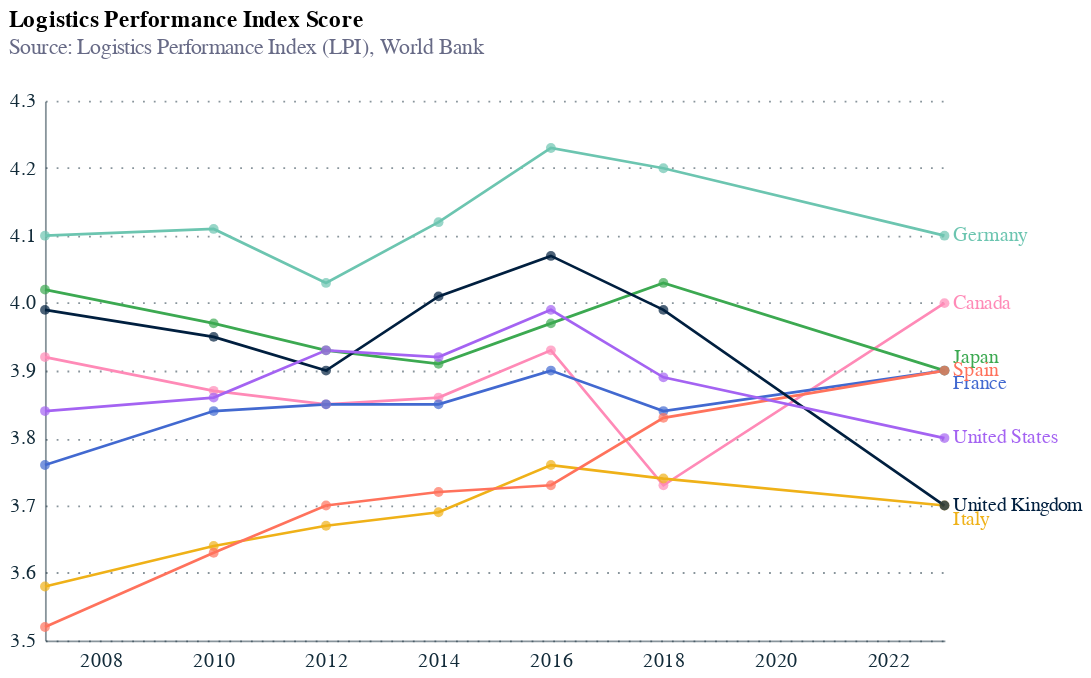

Notebook cell for this chart:
### Code cell
chart = alt.Chart(df20).mark_line().encode(
    x=alt.X('Year:T', title=''),
    y=alt.Y('Score:Q', title='', scale=alt.Scale(domain=[3.5, 4.3])),
    color=alt.Color('Country:N', legend=None, scale=alt.Scale(domain=["United Kingdom", "France", "Italy", "Spain", "Germany", "Japan", "Canada", "United States"], range=["#001f3f", "#4269d0", "#efb118", "#ff725c", "#6cc5b0", "#3ca951", "#ff8ab7", "#a463f2", "#97bbf5", "#9c6b4e"] 
    )),
    size=alt.condition(
        alt.datum.Country == " United Kingdom",
        alt.value(1.5),  
        alt.value(1.5)  
    ),
    strokeDash=alt.condition(
        alt.datum.Country == " United Kingdom",
        alt.value([0, 0]),
        alt.value([0])   
    )
).properties(
    width=500,
    height=300,
    title={
        "text": "Logistics Performance Index Score",
        "anchor": "start",
        "subtitle": [ "Source: Logistics Performance Index (LPI), World Bank", ""],
        "subtitleColor": "#676A86"})

points = alt.Chart(df20).mark_point(filled=True, size=30).encode(
    x=alt.X('Year:T'),
    y=alt.Y('Score:Q'),
    color=alt.Color('Country:N', legend=None)
)
text = alt.Chart(df20).mark_text(
    align='left',
    dx=5,
    dy={
            "expr": "datum.Country == 'Japan' ? -7 : datum.Country == 'France' ? 7 : datum.Country == 'Spain' ? 0 : datum.Country == 'Italy' ? 8 : 0"
          }
).encode(
    alt.X('Year:T', aggregate='max'),
    alt.Y('Score:Q', aggregate={'argmax': 'Year'}),
    text='Country:N',
    color = 'Country:N'
)  


chart3 = chart + text + points
chart3

### Figure 1 — Vega-Lite specification as saved in the notebook (floating-point values rounded to 4 significant figures)
{"config": {"font": "Circular Std", "mark": {"line": {"interpolate": "linear"}}, "view": {"stroke": "transparent", "width": 400, "height": 300}, "range": {"category": ["#179fdb", "#e6224b", "#f4c245", "#122b39", "#eb5c2e", "#36b7b4"], "diverging": ["#E6224B", "#E54753", "#C9C9C9", "#179FDB", "#122B39"], "heatmap": ["#C9C9C9", "#179FDB", "#0063AF", "#122B39"], "ordinal": ["#00A767", "#36B7B4", "#179FDB", "#0063AF", "#243B5A"]}, "axisX": {"labelColor": "#122b39", "tickColor": "#122b39", "domainColor": "#122b39", "domainOpacity": 0.5, "gridOpacity": 0, "labelFont": "Circular Std", "labelAngle": 0, "labelAlign": "center", "labelFontSize": 11, "labelPadding": 5, "tickCount": 10, "tickSize": 0, "title": ""}, "axisY": {"labelColor": "#122b39", "labelFont": "Circular Std", "tickColor": "#122b39", "domainColor": "#122b39", "gridColor": "#122b39", "gridDash": [1, 5], "gridOpacity": 0.5, "labelPadding": 5, "labelFontSize": 11, "domainOpacity": 0.5, "tickSize": 0, "title": null, "titleAlign": "left", "titleAngle": 0, "titleBaseline": "bottom", "titleColor": "#122b39", "titleOpacity": 0.9, "titleX": 0, "titleY": -7}}, "layer": [{"mark": {"type": "line"}, "encoding": {"color": {"field": "Country", "legend": null, "scale": {"domain": ["United Kingdom", "France", "Italy", "Spain", "Germany", "Japan", "Canada", "United States"], "range": ["#001f3f", "#4269d0", "#efb118", "#ff725c", "#6cc5b0", "#3ca951", "#ff8ab7", "#a463f2", "#97bbf5", "#9c6b4e"]}, "type": "nominal"}, "size": {"condition": {"test": "(datum.Country === ' United Kingdom')", "value": 1.5}, "value": 1.5}, "strokeDash": {"condition": {"test": "(datum.Country === ' United Kingdom')", "value": [0, 0]}, "value": [0]}, "x": {"field": "Year", "title": "", "type": "temporal"}, "y": {"field": "Score", "scale": {"domain": [3.5, 4.3]}, "title": "", "type": "quantitative"}}, "title": {"text": "Logistics Performance Index Score", "anchor": "start", "subtitle": ["Source: Logistics Performance Index (LPI), World Bank", ""], "subtitleColor": "#676A86"}}, {"mark": {"type": "text", "align": "left", "dx": 5, "dy": {"expr": "datum.Country == 'Japan' ? -7 : datum.Country == 'France' ? 7 : datum.Country == 'Spain' ? 0 : datum.Country == 'Italy' ? 8 : 0"}}, "encoding": {"color": {"field": "Country", "type": "nominal"}, "text": {"field": "Country", "type": "nominal"}, "x": {"aggregate": "max", "field": "Year", "type": "temporal"}, "y": {"aggregate": {"argmax": "Year"}, "field": "Score", "type": "quantitative"}}}, {"mark": {"type": "point", "filled": true, "size": 30}, "encoding": {"color": {"field": "Country", "legend": null, "type": "nominal"}, "x": {"field": "Year", "type": "temporal"}, "y": {"field": "Score", "type": "quantitative"}}}], "data": {"name": "data-7209a1323be61c5e420c4492183870a6"}, "height": 300, "width": 500, "$schema": "https://vega.github.io/schema/vega-lite/v5.17.0.json", "datasets": {"data-7209a1323be61c5e420c4492183870a6": [{"Country": "Canada", "Code": "CAN", "Score": 3.92, "Year": "2007-01-01"}, {"Country": "Canada", "Code": "CAN", "Score": 3.87, "Year": "2010-01-01"}, {"Country": "Canada", "Code": "CAN", "Score": 3.85, "Year": "2012-01-01"}, {"Country": "Canada", "Code": "CAN", "Score": 3.86, "Year": "2014-01-01"}, {"Country": "Canada", "Code": "CAN", "Score": 3.93, "Year": "2016-01-01"}, {"Country": "Canada", "Code": "CAN", "Score": 3.73, "Year": "2018-01-01"}, {"Country": "Canada", "Code": "CAN", "Score": 4.0, "Year": "2023-01-01"}, {"Country": "France", "Code": "FRA", "Score": 3.76, "Year": "2007-01-01"}, {"Country": "France", "Code": "FRA", "Score": 3.84, "Year": "2010-01-01"}, {"Country": "France", "Code": "FRA", "Score": 3.85, "Year": "2012-01-01"}, {"Country": "France", "Code": "FRA", "Score": 3.85, "Year": "2014-01-01"}, {"Country": "France", "Code": "FRA", "Score": 3.9, "Year": "2016-01-01"}, {"Country": "France", "Code": "FRA", "Score": 3.84, "Year": "2018-01-01"}, {"Country": "France", "Code": "FRA", "Score": 3.9, "Year": "2023-01-01"}, {"Country": "Germany", "Code": "DEU", "Score": 4.1, "Year": "2007-01-01"}, {"Country": "Germany", "Code": "DEU", "Score": 4.11, "Year": "2010-01-01"}, {"Country": "Germany", "Code": "DEU", "Score": 4.03, "Year": "2012-01-01"}, {"Country": "Germany", "Code": "DEU", "Score": 4.12, "Year": "2014-01-01"}, {"Country": "Germany", "Code": "DEU", "Score": 4.23, "Year": "2016-01-01"}, {"Country": "Germany", "Code": "DEU", "Score": 4.2, "Year": "2018-01-01"}, {"Country": "Germany", "Code": "DEU", "Score": 4.1, "Year": "2023-01-01"}, {"Country": "Italy", "Code": "ITA", "Score": 3.58, "Year": "2007-01-01"}, {"Country": "Italy", "Code": "ITA", "Score": 3.64, "Year": "2010-01-01"}, {"Country": "Italy", "Code": "ITA", "Score": 3.67, "Year": "2012-01-01"}, {"Country": "Italy", "Code": "ITA", "Score": 3.69, "Year": "2014-01-01"}, {"Country": "Italy", "Code": "ITA", "Score": 3.76, "Year": "2016-01-01"}, {"Country": "Italy", "Code": "ITA", "Score": 3.74, "Year": "2018-01-01"}, {"Country": "Italy", "Code": "ITA", "Score": 3.7, "Year": "2023-01-01"}, {"Country": "Japan", "Code": "JPN", "Score": 4.02, "Year": "2007-01-01"}, {"Country": "Japan", "Code": "JPN", "Score": 3.97, "Year": "2010-01-01"}, {"Country": "Japan", "Code": "JPN", "Score": 3.93, "Year": "2012-01-01"}, {"Country": "Japan", "Code": "JPN", "Score": 3.91, "Year": "2014-01-01"}, {"Country": "Japan", "Code": "JPN", "Score": 3.97, "Year": "2016-01-01"}, {"Country": "Japan", "Code": "JPN", "Score": 4.03, "Year": "2018-01-01"}, {"Country": "Japan", "Code": "JPN", "Score": 3.9, "Year": "2023-01-01"}, {"Country": "Spain", "Code": "ESP", "Score": 3.52, "Year": "2007-01-01"}, {"Country": "Spain", "Code": "ESP", "Score": 3.63, "Year": "2010-01-01"}, {"Country": "Spain", "Code": "ESP", "Score": 3.7, "Year": "2012-01-01"}, {"Country": "Spain", "Code": "ESP", "Score": 3.72, "Year": "2014-01-01"}, {"Country": "Spain", "Code": "ESP", "Score": 3.73, "Year": "2016-01-01"}, {"Country": "Spain", "Code": "ESP", "Score": 3.83, "Year": "2018-01-01"}, {"Country": "Spain", "Code": "ESP", "Score": 3.9, "Year": "2023-01-01"}, {"Country": "United Kingdom", "Code": "GBR", "Score": 3.99, "Year": "2007-01-01"}, {"Country": "United Kingdom", "Code": "GBR", "Score": 3.95, "Year": "2010-01-01"}, {"Country": "United Kingdom", "Code": "GBR", "Score": 3.9, "Year": "2012-01-01"}, {"Country": "United Kingdom", "Code": "GBR", "Score": 4.01, "Year": "2014-01-01"}, {"Country": "United Kingdom", "Code": "GBR", "Score": 4.07, "Year": "2016-01-01"}, {"Country": "United Kingdom", "Code": "GBR", "Score": 3.99, "Year": "2018-01-01"}, {"Country": "United Kingdom", "Code": "GBR", "Score": 3.7, "Year": "2023-01-01"}, {"Country": "United States", "Code": "USA", "Score": 3.84, "Year": "2007-01-01"}, {"Country": "United States", "Code": "USA", "Score": 3.86, "Year": "2010-01-01"}, {"Country": "United States", "Code": "USA", "Score": 3.93, "Year": "2012-01-01"}, {"Country": "United States", "Code": "USA", "Score": 3.92, "Year": "2014-01-01"}, {"Country": "United States", "Code": "USA", "Score": 3.99, "Year": "2016-01-01"}, {"Country": "United States", "Code": "USA", "Score": 3.89, "Year": "2018-01-01"}, {"Country": "United States", "Code": "USA", "Score": 3.8, "Year": "2023-01-01"}]}}
